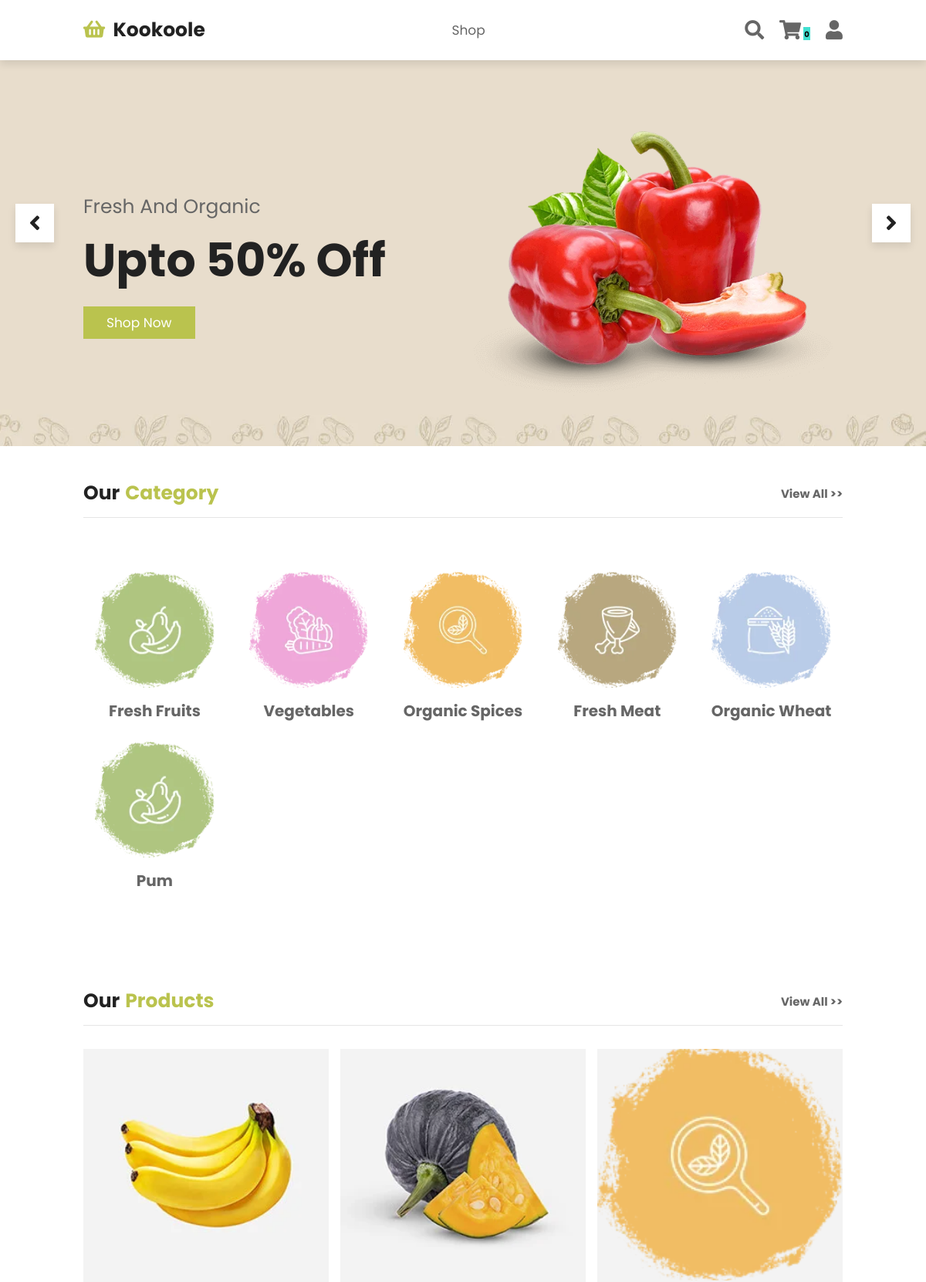
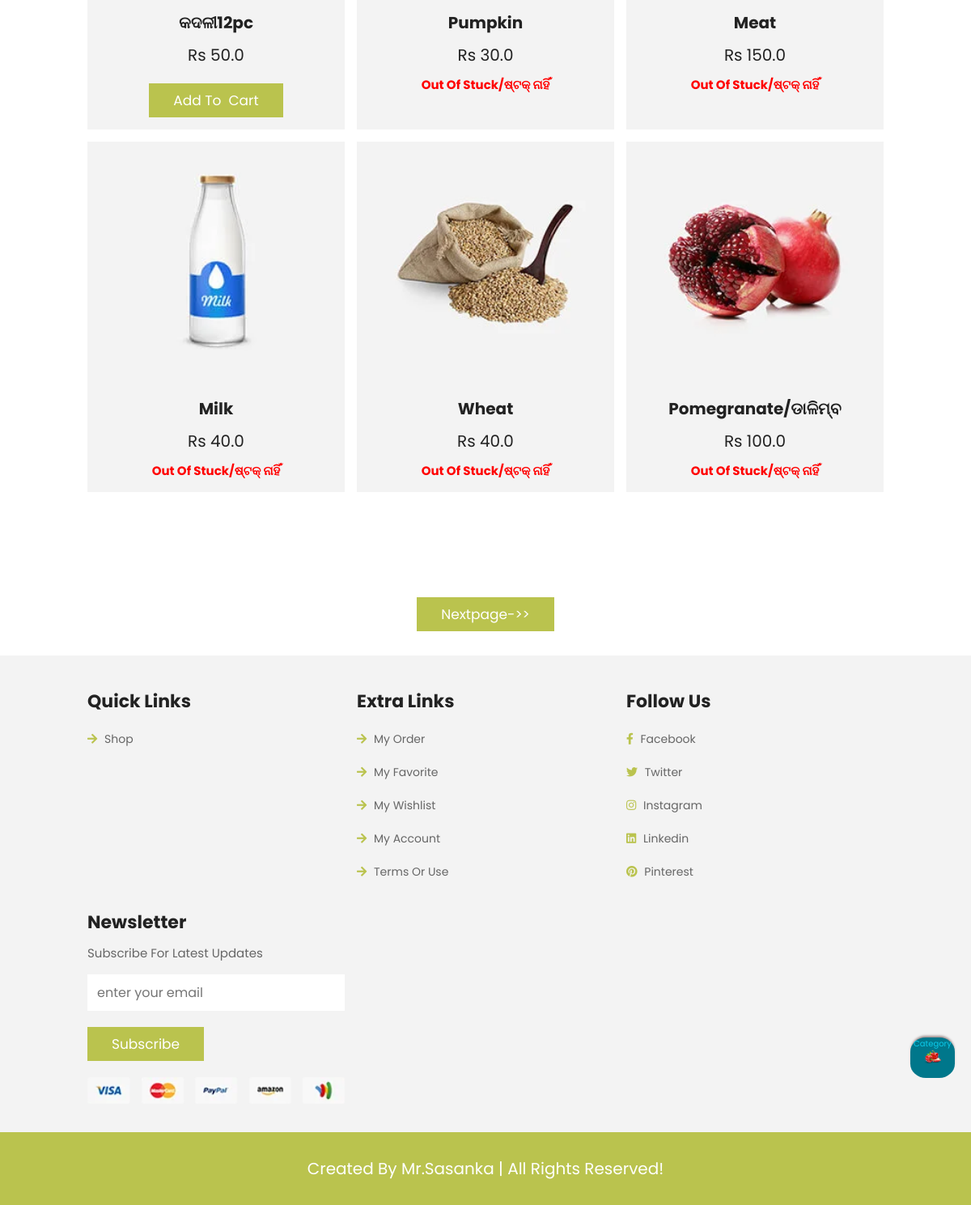
The page / on the database its author committed (2 pictures, top to bottom).
### kookooleShop/models.py (models this page shows, shortened)
class Categories(models.Model):
    name = models.CharField(max_length=60)
    image = models.ImageField(upload_to='media/')
    @staticmethod
    def get_all_categories():
        return Categories.objects.all()

class Product(models.Model):
    name = models.CharField(max_length=60)
    price = models.FloatField(default=0)
    category = models.ForeignKey(Categories , on_delete=models.CASCADE , default=1)
    stock = models.IntegerField(default=0)
    description = models.CharField(max_length=200 , default='')
    image = models.ImageField(upload_to='media/')
    @staticmethod
    def get_all_products():
        return Product.objects.all()

### kookoole/views.py (the view, shortened to what this page needs)
# urls.py: path('',views.shopPage ,name='homePage'),
def shopPage(request):
 post=request.method =='POST'
 get=request.method =='GET'
 if  get:
    cart = request.session.get('cart')
    if not cart:
        request.session['cart']={}
    all_products = None
    all_categories = Categories.get_all_categories();
    categoryID = request.GET.get('category')
    if categoryID:
        all_products = Product.get_all_products_by_category_id(categoryID);
        finaldata = all_products
    else:
        all_products = Product.get_all_products();
        paginator= Paginator(all_products, 6)
        page_number=request.GET.get('page')
        finaldata=paginator.get_page(page_number)
    data ={}
    data['products'] = finaldata
    data['categories'] = all_categories
    print('you are :',request.session.get('email'))
    return render(request,'shop.html' , data)

### kookooleShop/templatetags/cart.py (called while the page is built)
@register.filter(name = 'is_in_cart')
def is_in_cart(product ,cart):
   keys = cart.keys()
   for id in keys:
       if int(id) == product.id:
           return True
   return False;

### templates/shop.html (shortened to what this page needs)
 {% load cart %}
<!DOCTYPE html>
<html lang="en">
<head>
    <link rel="stylesheet" href="https://cdnjs.cloudflare.com/ajax/libs/font-awesome/5.15.4/css/all.min.css">
    <link rel="stylesheet" href="/static/css/style.css">
</head>
<body>
    <header class="header">
        <a href="/log-in/" class="logo"> <i class="fas fa-shopping-basket"></i> Kookoole </a>
        <nav class="navbar">
            <a href="/">shop</a>
        </nav>
        <div class="icons">
            <div id="search-btn" class="fas fa-search"></div>
            <div id="cart-btn" class="fas fa-shopping-cart"></div>
            <span style="background-color: turquoise; padding-top: 0.15rem; padding-left: 0.15rem; padding-right: 0.17rem "><b>{{request.session.cart.keys|length}}</b></span>
            <div id="login-btn" class="fas fa-user"></div>
        </div>
    </header>
    <section class="home">
        <div class="slides-container">
            <div class="slide active">
                <div class="content">
                    <span>fresh and organic</span>
                    <h3>upto 50% off</h3>
                    <a href="/#pro" class="btn">shop now</a>
                </div>
                <div class="image">
                    <img src="/static/image/home-img-3.png" alt="">
                </div>
            </div>
        </div>
        <div id="next-slide" class="fas fa-angle-right" onclick="next()"></div>
        <div id="prev-slide" class="fas fa-angle-left" onclick="next()"></div>
    </section>
    <section class="category" id="categor">
        <h1 class="title"> our <span>category</span> <a href="/#pro">view all >></a> </h1>
        <div class="box-container">
            {%for i in categories %}
            <a href="/?category={{i.id}}#pro" class="box">
                <img src="/media/{{i.image}}" alt="">
                <h3>{{i.name}}</h3>
            </a>
            {% endfor %}
        </div>
    </section>
    <section class="products" id="pro">
        <h1 class="title"> our <span>products</span> <a href="/#pro">view all >></a> </h1>
        <div class="box-container">
            {% for product in products %}
            <div class="box" id="{{product.id}}">
                <div class="image">
                    <img src="/media/{{product.image}}" alt="">
                </div>
                <div class="content">
                    <h3>{{product.name}}</h3>
                    <div class="price">Rs {{product.price}}</div>
                    <form action="#{{product.id}}" method="POST">
                        {% if product|is_in_cart:request.session.cart %}
                        {% if product.stock <= 0 %}
                        <h1 style="color: red">Out Of stuck/ଷ୍ଟକ୍ ନାହିଁ</h1>
                        {% else %}
                        {%if error %}
                        <input href="/" id="" type="submit" name="minus" class="float-left btn" value="-">
                        <div class="float-left btn" style="background-color:red">{{error}}</div>
                        <input href="/" type="submit" name="plus" class="float-right btn" value="+">
                        {% else %}
                        <input href="/" id="" type="submit" name="minus" class="float-left btn" value="-">
                        <div class="float-left btn" style="background-color:red">{{product|cart_quantity:request.session.cart}}</div>
                        <input href="/" type="submit" name="plus" class="float-right btn" value="+">
                        {% endif %}
                        {% endif %}
                        {% else %}
                        {% if product.stock <= 0 %}
                        <h1 style="color: red">Out Of stuck/ଷ୍ଟକ୍ ନାହିଁ</h1>
                        {% else %}
                        <input href="" type="submit" class="float-right btn" value="Add To  Cart">
                        {% endif %}
                        {% endif %}
                    </form>
                </div>
            </div>
            {% endfor %}
        </div>
    </section>
    <section>
    <div onclick=window.location.href="/#categor" style="position:fixed;
                bottom :5%;
                right :20px;
                text-align :center;
                color:#0bcbeb">
        <div href="/#categor" style="width:55px;
                    height:50px;
                    background:url(/static/image/home-img-3.png);
                    border-radius:35%;
                    background-repeat:no-repeat;
                    background-color:#00778b;
                    background-size:24px;
                    background-position: center;
                    float:right;
                    margin: 0 auto;
                    cursor: pointer;
                    box-shadow:0 -3px 3px -1px #9b8a8a;
                    ">
            <a>category</a>
        </div>
    </div>
    </section>
    <section>
        <div style="text-align:center">
            {% if products.has_next %}
            <a class="btn" href="/?page={{products.next_page_number}}#pro">Nextpage->></a>
            {% endif %}
        </div>
    </section>
    <section class="footer">
        <div class="box-container">
            <div class="box">
                <h3>quick links</h3>
                <a href="/"> <i class="fas fa-arrow-right"></i> shop</a>
            </div>
            <div class="box">
                <h3>extra links</h3>
                <a href="#"> <i class="fas fa-arrow-right"></i> my order </a>
                <a href="#"> <i class="fas fa-arrow-right"></i> my favorite </a>
                <a href="#"> <i class="fas fa-arrow-right"></i> my wishlist </a>
                <a href="#"> <i class="fas fa-arrow-right"></i> my account </a>
                <a href="#"> <i class="fas fa-arrow-right"></i> terms or use </a>
            </div>
            <div class="box">
                <h3>follow us</h3>
                <a href="#"> <i class="fab fa-facebook-f"></i> facebook </a>
                <a href="#"> <i class="fab fa-twitter"></i> twitter </a>
                <a href="#"> <i class="fab fa-instagram"></i> instagram </a>
                <a href="#"> <i class="fab fa-linkedin"></i> linkedin </a>
                <a href="#"> <i class="fab fa-pinterest"></i> pinterest </a>
            </div>
            <div class="box">
                <h3>newsletter</h3>
                <p>subscribe for latest updates</p>
                <form action="">
                    <input type="email" placeholder="enter your email">
                    <input type="submit" value="subscribe" class="btn">
                </form>
                <img src="/static/image/payment.png" class="payment" alt="">
            </div>
        </div>
    </section>
    <section class="credit">created by mr.Sasanka | all rights reserved!</section>
</body>
</html>

### rows shown on the page
Categories: image (picture), name "Fresh Fruits"
Categories: image (picture), name "Vegetables"
Categories: image (picture), name "Organic Spices"
Categories: image (picture), name "Fresh Meat"
Categories: image (picture), name "Organic Wheat"
Categories: image (picture), name "Pum"
Product: image (picture), name "କଦଳୀ12pc", price "50.0"
Product: image (picture), name "Pumpkin", price "30.0", stock "Out Of Stuck/ଷ୍ଟକ୍ ନାହିଁ"
Product: image (picture), name "Meat", price "150.0", stock "Out Of Stuck/ଷ୍ଟକ୍ ନାହିଁ"
Product: image (picture), name "Milk", price "40.0", stock "Out Of Stuck/ଷ୍ଟକ୍ ନାହିଁ"
Product: image (picture), name "Wheat", price "40.0", stock "Out Of Stuck/ଷ୍ଟକ୍ ନାହିଁ"
Product: image (picture), name "Pomegranate/ଡାଳିମ୍ବ", price "100.0", stock "Out Of Stuck/ଷ୍ଟକ୍ ନାହିଁ"

### other values the page prints
{{ request.session.cart.keys|length }} "0"
